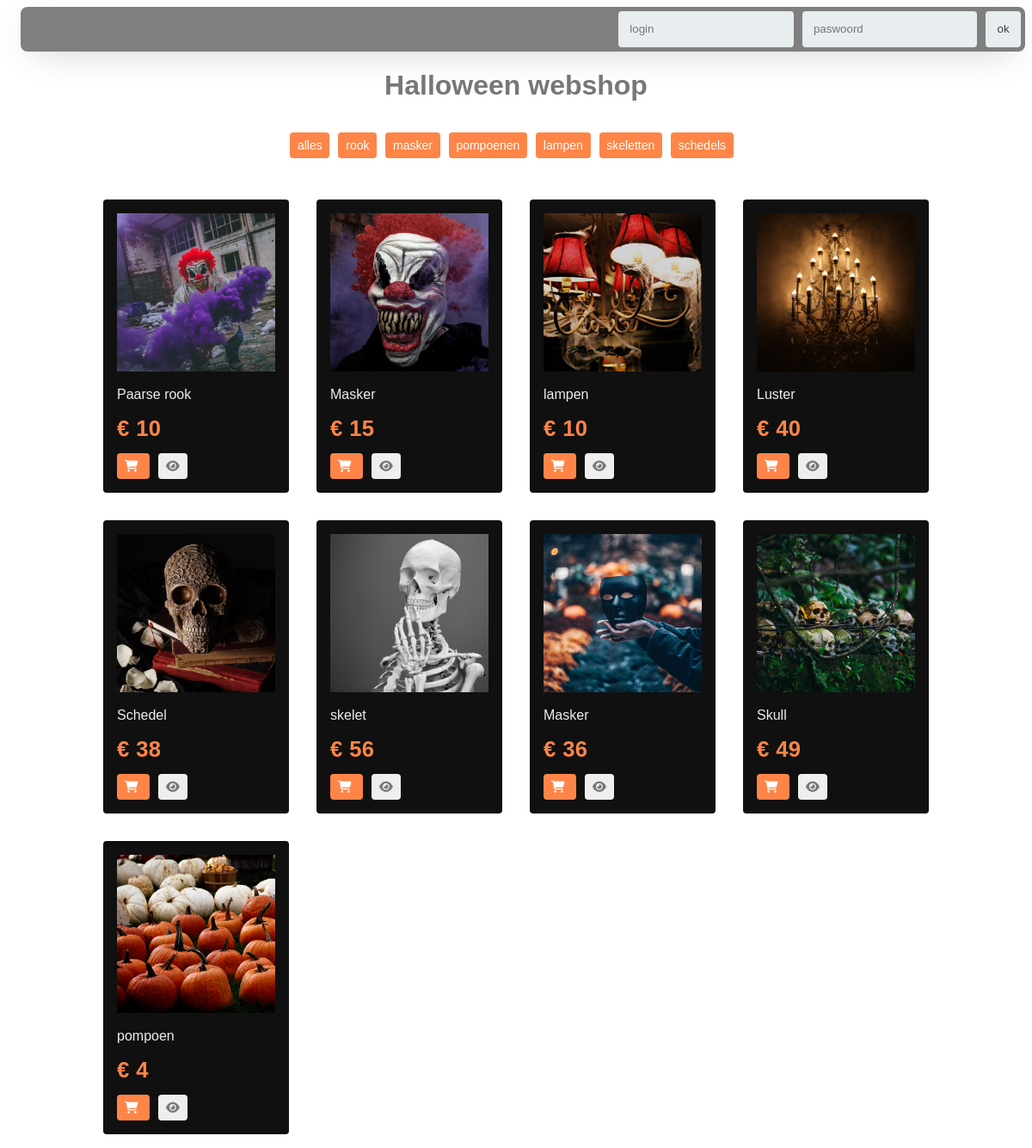
The page / on the database its author committed.
### tables this page shows
CREATE TABLE `categorie` (
  `ID` int(50) NOT NULL,
  `categorieNaam` varchar(50) NOT NULL
);

CREATE TABLE `producten` (
  `ID` int(255) NOT NULL,
  `titel` varchar(100) NOT NULL,
  `omschrijving` varchar(1000) NOT NULL,
  `kostprijs` varchar(100) NOT NULL,
  `afbeelding` varchar(100) NOT NULL,
  `catID` int(50) NOT NULL
);

### src/database/database.php (called while the page is built, shortened)
<?php
class Database
{
    private static function getConnection()
    {
        $user = 'root';
        $pass = 'root';
        $host = 'localhost';
        $db_name = 'Halloween';
        $dsn = "mysql:host=$host;dbname=$db_name";
        $db = new PDO($dsn, $user, $pass);
        return $db;
    }
    public static function getRows($sql, $params = [], $type = null)
    {
        $conn = self::getConnection();
        $stmt = $conn->prepare($sql);
        $stmt->execute($params);
        if ($type == null) {
            $rows = $stmt->fetchAll();
        } else {
            $rows = $stmt->fetchAll(PDO::FETCH_CLASS | PDO::FETCH_PROPS_LATE, $type);
        }
        return $rows;
    }
}
?>

### src/repository/halloweenrepository.php (called while the page is built, shortened)
<?php
require_once dirname(__FILE__) . "/../database/database.php";
class HalloweenRepository
{
    public static function getAllProducts(){
        $arr = Database::getRows("SELECT * FROM producten", null, "Product");
        return $arr;
    }
    public static function getAllCategories(){
        $arr = Database::getRows("SELECT * FROM categorie", null, "Categorie");
        return $arr;
    }
}
?>

### index.php (the view, shortened to what this page needs)
<?php
require_once dirname(__FILE__) . "/src/repository/halloweenrepository.php";
function toonLogin(){
	if(!isset($_SESSION["loginNaam"])){
		echo "<div class='login'>";
			echo "<form class='login__form' method='POST' action='" . $_SERVER['PHP_SELF'] ."'>";
				echo "<input class='login__name' placeholder='login' name='login__name'>";
				echo "<input class='login__password' placeholder='paswoord' name='login__password'>";
				echo "<input class='login__submit' type='submit' value='ok' name='login'>";
			echo "</form>";
		echo "</div>";
	}
}
?>
<!DOCTYPE html>
<html lang="en">
<head>
	<link rel="stylesheet" href="css/screen.css" />
	<link rel="stylesheet" href="css/style.css" />
</head>
<body>
<?php toonLogin(); ?>
<h1>Halloween webshop</h1>
<div class="wrapper">
	<div class="content c-row">
		<section>
			<div class="c-row categories">
				<div class="c-nav__filter">
				<a href="index.php" class="c-nav__link"><span class='product-grid__btn product-grid__update'>alles</span></a>
					<?php
						$categories = HalloweenRepository::getAllCategories();
						foreach($categories as $categorie){
					?>
						<a href="index.php?id=<?php echo $categorie->ID ?>" class="c-nav__link"><span class="product-grid__btn product-grid__update"><?php echo $categorie->categorieNaam ?></span></a>
					<?php } ?>
				</div>
			</div>
		</section>
		<section>
			<div class="product-grid product-grid--flexbox">
				<div class="product-grid__wrapper">
					<?php
						if(!isset($_GET['id'])){
							$producten = HalloweenRepository::getAllProducts();
							foreach($producten as $product){
					?>
						<div class='product-grid__product-wrapper'>
							<div class='product-grid__product'>
								<div class='product-grid__img-wrapper'>
									<img src='<?php echo $product->afbeelding ?>' alt='Img' class='product-grid__img' />
								</div>
								<div class='product-grid__row'>
									<aside class='product-grid__side'>
										<span class='product-grid__title'><?php echo $product->titel ?></span>
										<span class='product-grid__price'>&euro; <?php echo $product->kostprijs ?></span>
									</aside>
									<?php if(isset($_SESSION['ingelogd'])){ ?>
										<div class='product-grid__action'>
											<a href='update-product.php?id=<?php echo $product->ID ?>&catID=<?php echo $product->catID ?>'><span class='product-grid__btn product-grid__update'><i class='fas fa-pencil-alt'></i></span></a>
											<a href='delete-product.php?id=<?php echo $product->ID ?>'><span class='product-grid__btn product-grid__delete'><i class='fas fa-trash-alt'></i></i></span></a>
										</div>
									<?php } else { ?>
										<div class='product-grid__action product-grid__action--user'>
											<a href=''><span class="product-grid__btn product-grid__add-to-cart"><i class="fa fa-shopping-cart"></i></span></a>
											<a href='detail.php?id=<?php echo $product->ID ?>'><span class='product-grid__btn product-grid__view'><i class='fas fa-eye'></i> </span></a>										</div>
									<?php } ?>
								</div>
							</div>
						</div>
					<?php }}
				?>
				</div>
			</div>
		</section>
	</div>
</div>
</body>
</html>

### css/screen.css (style rules this page uses)
* { box-sizing: border-box; }
body { height: 100vh; font-family: Verdana, Geneva, Tahoma, sans-serif; color: #777; }
body:before { z-index: -300; content: ""; position: fixed; top: 0; left: 0; width: 100%; height: 100%; background-image: url("../images/background.jpg"); background-size: cover; -webkit-filter: blur(1px) brightness(0.3); -moz-filter: blur(1px) brightness(0.5); -ms-filter: blur(1px) brightness(0.5); -o-filter: blur(1px) brightness(0.5); filter: blur(1px) brightness(0.3); }
.c-nav__filter { display: flex; align-items: center; justify-content: center; }
h1 { justify-content: center; align-items: center; display: flex; }
.product-grid { width: 60em; margin: 2rem auto; }
.product-grid.product-grid--flexbox .product-grid__wrapper { display: flex; flex-wrap: wrap; }
.product-grid.product-grid--flexbox .product-grid__title { height: auto; }
.product-grid.product-grid--flexbox .product-grid__title:after { display: none; }
.product-grid__row { display: flex; flex-wrap: wrap; }
.product-grid__wrapper { margin-left: -1rem; margin-right: -1rem; }
.product-grid__side { background-color: #101010; flex-basis: 8rem; flex-grow: 0; flex-shrink: 0; display: flex; flex-direction: column; }
.product-grid__action { background-color: #101010; flex-grow: 1; display: flex; flex-direction: column; align-items: flex-end; }
.product-grid__action--user { flex-direction: row; }
.product-grid__product-wrapper { padding: 1rem; float: left; width: 25%; }
.product-grid__product { padding: 1rem; position: relative; cursor: pointer; background: #101010; border-radius: 4px; }
.product-grid__img-wrapper { width: 100%; text-align: center; }
.product-grid__img { max-width: 100%; height: auto; max-height: 100%; }
.product-grid__title { margin-top: .875rem; display: block; font-size: 1rem; color: #eee; height: 3em; overflow: hidden; position: relative; }
.product-grid__title:after { content: ""; display: block; position: absolute; bottom: 0; right: 0; width: 2.4em; height: 1.5rem; background: linear-gradient(to right, rgba(255, 255, 255, 0), white 50%); }
.product-grid__price { color: #FE8547; font-weight: bold; letter-spacing: .4px; padding-top: 1rem; font-size: 160%; }
.product-grid__btn { display: inline-block; font-size: .875em; color: #777; background: #eee; padding: .5em .625em; margin-top: .875rem; margin-right: .625rem; cursor: pointer; border-radius: 4px; }
.product-grid__btn i.fa { margin-right: .3125rem; }
.product-grid__add-to-cart { color: #fff; background: #FE8547; }
.product-grid__view { color: #777; background: #eee; }
.product-grid__update { color: #fff; background: #FE8547; }
.login { padding-left: 1rem; }
.login { display: flex; }
.login__name { width: auto; }
.login__password { width: auto; }
.login__submit { width: auto; }
.login__form { display: flex; width: 100%; padding: 0; padding-bottom: 0; justify-content: flex-end; }
.login__form input { margin: 5px; }
form { padding: 3em; padding-bottom: 3em; border-radius: 8px; width: 500px; box-shadow: 0 10px 40px -14px rgba(0, 0, 0, 0.25); background-color: rgba(0, 0, 0, 0.5); color: white; }
form input { color: #384047; background-color: #e8eeef; box-shadow: 0 1px 0 rgba(0, 0, 0, 0.03) inset; border: none; border-radius: 4px; padding: 1em; margin-bottom: 1.2em; width: 100%; margin-top: .5rem; }

### rows shown on the page
categorie: categorieNaam "rook"
categorie: categorieNaam "masker"
categorie: categorieNaam "pompoenen"
categorie: categorieNaam "lampen"
categorie: categorieNaam "skeletten"
categorie: categorieNaam "schedels"
producten: afbeelding (picture), titel "Paarse rook", kostprijs "10"
producten: afbeelding (picture), titel "Masker", kostprijs "15"
producten: afbeelding (picture), titel "lampen", kostprijs "10"
producten: afbeelding (picture), titel "Luster", kostprijs "40"
producten: afbeelding (picture), titel "Schedel", kostprijs "38"
producten: afbeelding (picture), titel "skelet", kostprijs "56"
producten: afbeelding (picture), titel "Masker", kostprijs "36"
producten: afbeelding (picture), titel "Skull", kostprijs "49"
producten: afbeelding (picture), titel "pompoen", kostprijs "4"
